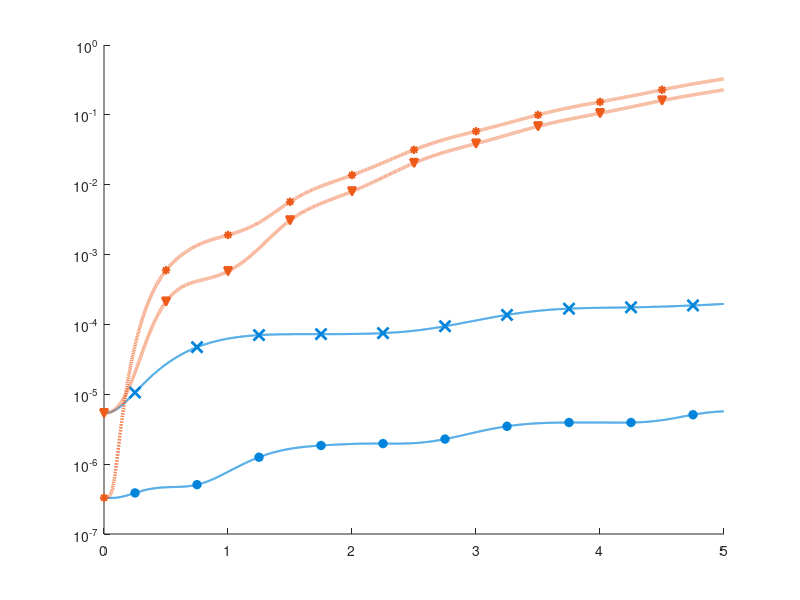

Here is the MATLAB script that generated this plot: (Note: this script raises an error after producing the figure.)
% Code to post process the error plots of the Global error 
% Written by: Prerna Patil 
% Date: 12th May 2021 

clc
clear  

% Global Errors 
load('Robin_d8_r5.mat');
Tf =5; 

% Plot for r=5 
figure(4)
hold on
semilogy(dt*(1:nTimeStep-2),ErrDBO(1:nTimeStep-2),'-','color',RGB1,LW,1.5);
semilogy(dt*(500:1000:nTimeStep-2),ErrDBO(500:1000:nTimeStep-2),'x','color',RGB1,...
                                            'MarkerFaceColor',RGB1,'MarkerSize',8,LW,2.0);

hold on 
semilogy(dt*(1:nTimeStep-2),ErrDO(1:nTimeStep-2),':','color',RGB2,LW,2.5);
semilogy(dt*(1:1000:nTimeStep-2),ErrDO(1:1000:nTimeStep-2),'v','color',RGB2,'MarkerFaceColor',RGB2,LW,1.5);

clear
load('Robin_d8_r7.mat');
Tf =5; 
figure(4)
hold on
semilogy(dt*(1:nTimeStep-2),ErrDBO(1:nTimeStep-2),'-','color',RGB1,LW,1.5);
semilogy(dt*(500:1000:nTimeStep-2),ErrDBO(500:1000:nTimeStep-2),'o','color',RGB1,'MarkerFaceColor',RGB1,LW,1.0);

hold on 
semilogy(dt*(1:nTimeStep-2),ErrDO(1:nTimeStep-2),':','color',RGB2,LW,2.5);
semilogy(dt*(1:1000:nTimeStep-2),ErrDO(1:1000:nTimeStep-2),'*','color',RGB2,'MarkerFaceColor',RGB2,'MarkerSize',6,...
                            LW,1.5);

clear
load('Robin_d8_r9.mat');
Tf =5; 
figure(4)
hold on
semilogy(dt*(1:nTimeStep-2),ErrDBO(1:nTimeStep-2),'-','color',RGB1,LW,1.5);
semilogy(dt*(500:1000:nTimeStep-2),ErrDBO(500:1000:nTimeStep-2),'d','color',RGB1,'MarkerFaceColor',RGB1,LW,1.5);

hold on 
semilogy(dt*(1:nTimeStep-2),ErrDO(1:nTimeStep-2),':','color',RGB2,LW,2.5);
semilogy(dt*(1:1000:nTimeStep-2),ErrDO(1:1000:nTimeStep-2),'x','color',RGB2,'MarkerSize',8,...
                    'MarkerFaceColor',RGB2,LW,2.5);

xlabel('Time');
ylabel('$\mathcal{E}_g$');
set(gca,'FontName','Times New Roman','FontSize',18);
ylim([10^-25 10^1])
xlim([0 Tf]);
box on 
set(gca,'Yscale','log');
ax= gca;
ax.XMinorGrid = 'on';
ax.YMinorGrid = 'off';
grid on 
h = zeros(6,1);
h(1) = semilogy(NaN,NaN,'-x','color',RGB1,'MarkerFaceColor',RGB1,'MarkerSize',8,LW,1.5);
h(2) = semilogy(NaN,NaN,':v','color',RGB2,'MarkerFaceColor',RGB2,'MarkerSize',6,LW,2.5);
h(3) = semilogy(NaN,NaN,'-o','color',RGB1,'MarkerFaceColor',RGB1,'MarkerSize',6, LW,1.5);
h(4) = semilogy(NaN,NaN,':*','color',RGB2,'MarkerFaceColor',RGB2,'MarkerSize',6,LW,2.5);
h(5) = semilogy(NaN,NaN,'-d','color',RGB1,'MarkerFaceColor',RGB1,'MarkerSize',6,LW,1.5);
h(6) = semilogy(NaN,NaN,':x','color',RGB2,'MarkerFaceColor',RGB2,'MarkerSize',8,LW,2.5);
legend(h,{'DBO r=5','DO    r=5','DBO r=7','DO    r=7','DBO r=9','DO    r=9'},'Location','southeast','NumColumns',3);
set(gca,'LooseInset', max(get(gca,'TightInset'), 0.02))